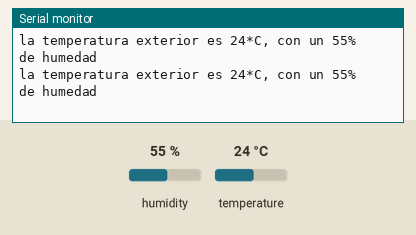
Recording of a sketch running on a simulated Arduino Uno, built with avr-gcc and run on an emulated ATmega328P. Parts: the last lines printed to the serial monitor. The test bench sets the inputs (shaded band); at power-on: humidity 55 %, temperature 24 °C.

Above: at 3.8 s.
3.9 s: humidity set to 22 %
At 7.0 s:
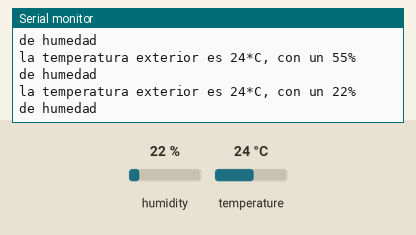
7.8 s: temperature set to 12 °C
At 10.1 s:
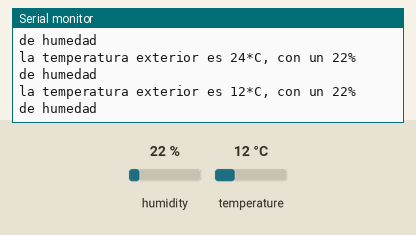
11.7 s: humidity set to 40 %
At 13.3 s:
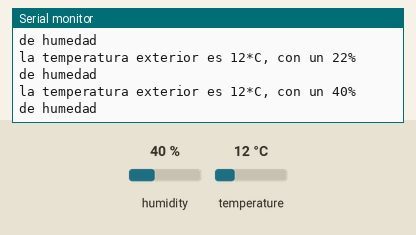
Timing chart, 0 to 14.8 s (numbered marks = the images above; inputs shaded):
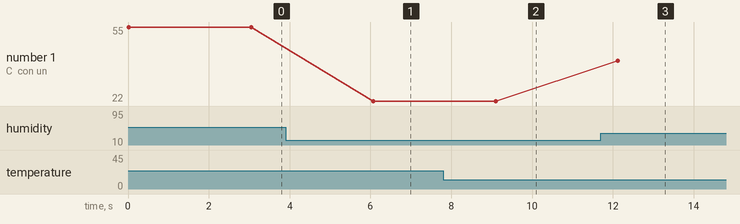

The sketch:

simple_Temperature_SENSOR_DHT11.ino
```cpp
#include <SimpleDHT.h>
int pinTH = 2;//declaración para usar el pin digital 2
SimpleDHT11 dht11;
byte temperature = 0;
byte humidity = 0;

void setup() {
  // put your setup code here, to run once:
 Serial.begin(9600);
}

void loop() {
// read without samples.
  if (dht11.read(pinTH, &temperature, &humidity, NULL)) {
    Serial.print("Read DHT11 failed.");
    return;
  }
  Serial.print("la temperatura exterior es ");
  Serial.print((int)temperature); Serial.print("*C, ");
  Serial.print("con un ");
  Serial.print((int)humidity); Serial.println("%");
  Serial.print("de humedad\n");

  delay(3000);
}
```

Measured:
- after the input at 3.9 s, the serial monitor: prints a new line after 2.2 s (image 1)
- after the input at 7.8 s, the serial monitor: prints a new line after 1.3 s (image 2)
- after the input at 11.7 s, the serial monitor: prints a new line after 0.42 s (image 3)
- plotted number 1: 55 → 22 after the input at 3.9 s, 22 → 40 after the input at 11.7 s
